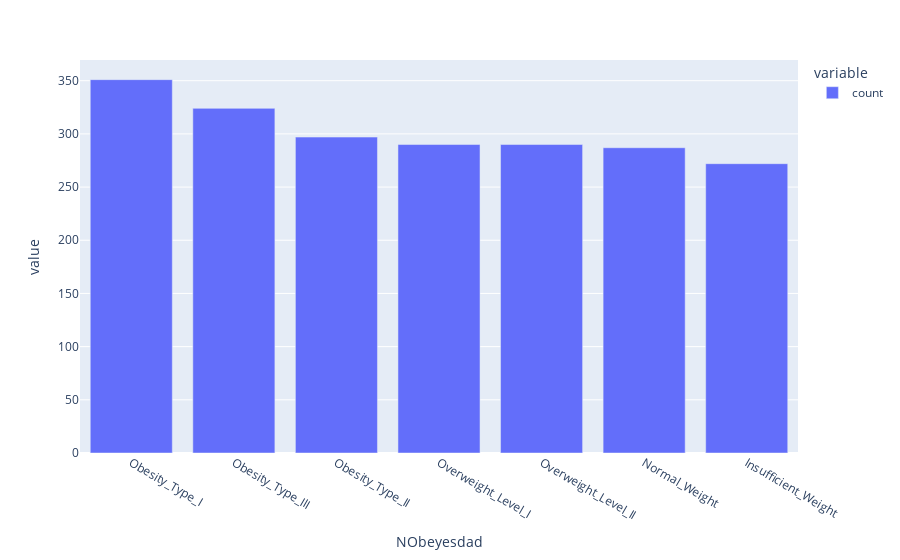

The notebook cell this image was saved under:
### Markdown cell above
### EDA

### Code cell
# Distribution of the target variable

px.bar(df_obesity.value_counts("NObeyesdad"))

### Figure 1 — Plotly figure (JSON) as saved in the notebook; plotly's stock layout.template omitted (floating-point values rounded to 4 significant figures)
{"data": [{"alignmentgroup": "True", "hovertemplate": "variable=count<br>NObeyesdad=%{x}<br>value=%{y}<extra></extra>", "legendgroup": "count", "marker": {"color": "#636efa", "pattern": {"shape": ""}}, "name": "count", "offsetgroup": "count", "orientation": "v", "showlegend": true, "textposition": "auto", "type": "bar", "x": ["Obesity_Type_I", "Obesity_Type_III", "Obesity_Type_II", "Overweight_Level_I", "Overweight_Level_II", "Normal_Weight", "Insufficient_Weight"], "xaxis": "x", "y": [351, 324, 297, 290, 290, 287, 272], "yaxis": "y"}], "layout": {"barmode": "relative", "legend": {"title": {"text": "variable"}, "tracegroupgap": 0}, "margin": {"t": 60}, "xaxis": {"anchor": "y", "domain": [0, 1], "title": {"text": "NObeyesdad"}}, "yaxis": {"anchor": "x", "domain": [0, 1], "title": {"text": "value"}}}}
